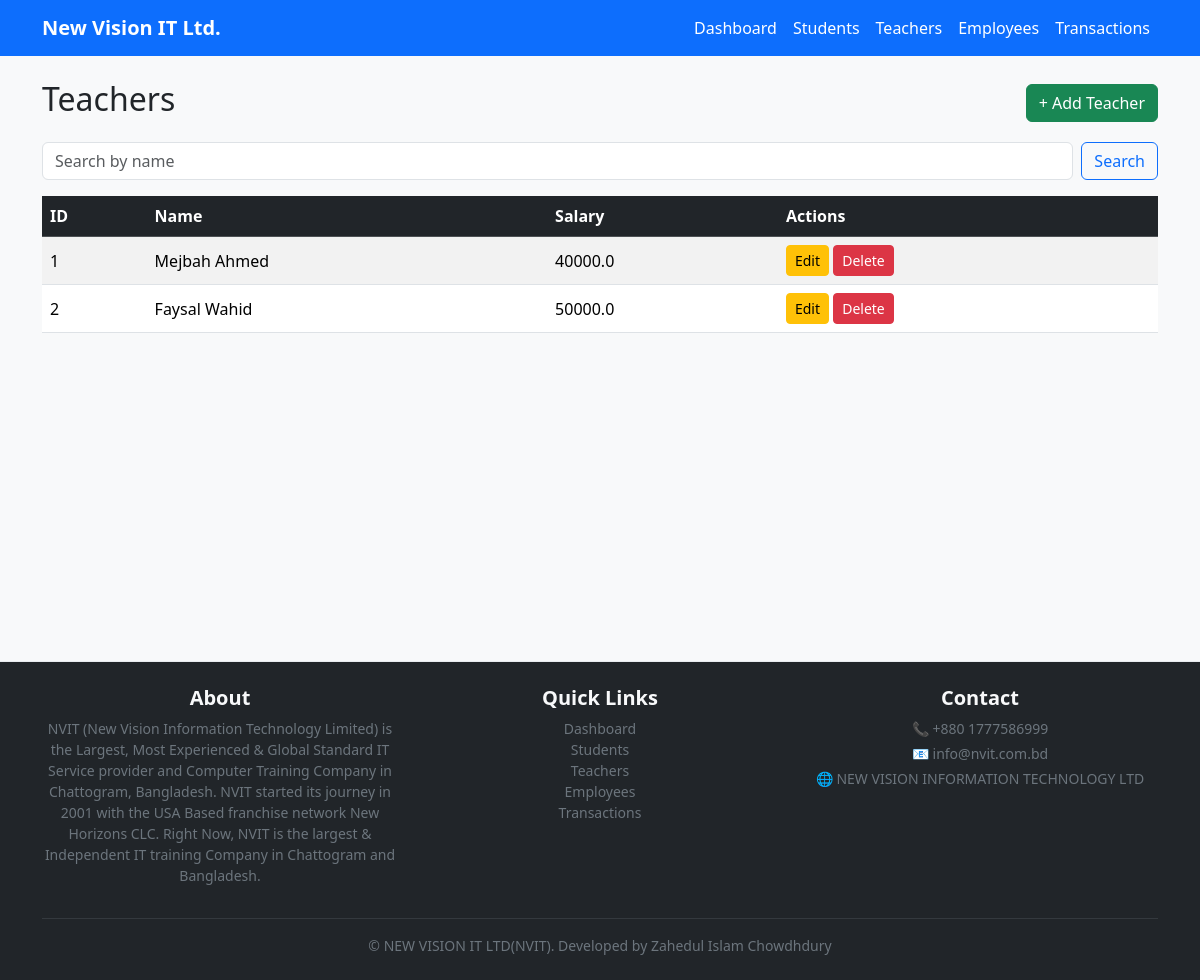
Screenshot of /teachers/ with the database file from the repository.
### models.py (models this page shows)
class Teacher(db.Model):
    id = db.Column(db.Integer, primary_key=True)        # Teacher ID
    name = db.Column(db.String(100))                    # Name
    subject = db.Column(db.String(100))                 # Subject
    salary = db.Column(db.Float)                        # Salary
    transactions = db.relationship('Transaction', backref='teacher', lazy=True)  # Linked transactions

### routes/teacher_routes.py (the view)
@teacher_bp.route('/')
def teachers():
    teachers = Teacher.query.all()
    return render_template('teachers.html', teachers=teachers)

### templates/teachers.html
{% extends "base.html" %}
{% block content %}
<div class="d-flex justify-content-between align-items-center mb-3">
  <h2>Teachers</h2>
  <a class="btn btn-success" href="{{ url_for('teacher_bp.add_teacher') }}">+ Add Teacher</a>
</div>
<form class="d-flex mb-3" method="get" action="{{ url_for('teacher_bp.search_teacher') }}">
  <input class="form-control me-2" type="search" name="q" placeholder="Search by name" value="{{ q if q else '' }}">
  <button class="btn btn-outline-primary">Search</button>
</form>
<table class="table table-striped table-hover">
  <thead class="table-dark"><tr><th>ID</th><th>Name</th><th>Salary</th><th>Actions</th></tr></thead>
  <tbody>
  {% for t in teachers %}
    <tr>
      <td>{{ t.id }}</td>
      <td>{{ t.name }}</td>
      <td>{{ t.salary }}</td>
      <td>
        <a class="btn btn-sm btn-warning" href="{{ url_for('edit',kind='teacher', id=t.id) }}">Edit</a>
        <a class="btn btn-sm btn-danger" href="{{ url_for('teacher_bp.delete_teacher', id=t.id) }}" onclick="return confirm('Delete this teacher?')">Delete</a>
      </td>
    </tr>
  {% endfor %}
  </tbody>
</table>
<br><br><br><br><br><br><br><br><br><br><br>
{% endblock %}

### static/style.css (style rules this page uses)
body { background-color: #f8f9fa; }
.table th, .table td { vertical-align: middle; }

### rows the page displays
Teacher: id "1", name "Mejbah Ahmed", salary "40000.0"
Teacher: id "2", name "Faysal Wahid", salary "50000.0"
